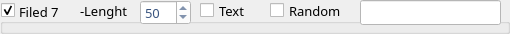
           <widget class="QGroupBox" name="gbFFG_6">
            <property name="enabled">
             <bool>true</bool>
            </property>
            <property name="minimumSize">
             <size>
              <width>200</width>
              <height>25</height>
             </size>
            </property>
            <property name="font">
             <font>
              <family>Sans Serif</family>
              <pointsize>10</pointsize>
              <weight>9</weight>
              <italic>false</italic>
              <bold>false</bold>
             </font>
            </property>
            <property name="title">
             <string>Filed 7</string>
            </property>
            <property name="alignment">
             <set>Qt::AlignBottom|Qt::AlignLeading|Qt::AlignLeft</set>
            </property>
            <property name="flat">
             <bool>true</bool>
            </property>
            <property name="checkable">
             <bool>true</bool>
            </property>
            <widget class="QSpinBox" name="sbxFFG_6">
             <property name="enabled">
              <bool>true</bool>
             </property>
             <property name="geometry">
              <rect>
               <x>140</x>
               <y>0</y>
               <width>51</width>
               <height>25</height>
              </rect>
             </property>
             <property name="styleSheet">
              <string notr="true">background-color: rgb(255, 255, 255);
color: rgb(57, 84, 127);</string>
             </property>
             <property name="minimum">
              <number>1</number>
             </property>
             <property name="maximum">
              <number>255</number>
             </property>
             <property name="value">
              <number>50</number>
             </property>
            </widget>
            <widget class="QLineEdit" name="txtFFG_6">
             <property name="enabled">
              <bool>false</bool>
             </property>
             <property name="geometry">
              <rect>
               <x>360</x>
               <y>0</y>
               <width>141</width>
               <height>25</height>
              </rect>
             </property>
             <property name="styleSheet">
              <string notr="true">background-color: rgb(255, 255, 255);
color: rgb(57, 84, 127);</string>
             </property>
             <property name="inputMask">
              <string/>
             </property>
             <property name="text">
              <string/>
             </property>
             <property name="maxLength">
              <number>32767</number>
             </property>
             <property name="alignment">
              <set>Qt::AlignCenter</set>
             </property>
            </widget>
            <widget class="QLabel" name="labFFG_6">
             <property name="geometry">
              <rect>
               <x>80</x>
               <y>0</y>
               <width>51</width>
               <height>21</height>
              </rect>
             </property>
             <property name="text">
              <string>-Lenght</string>
             </property>
            </widget>
            <widget class="QCheckBox" name="cbxFFG_RANDOM_6">
             <property name="geometry">
              <rect>
               <x>270</x>
               <y>0</y>
               <width>81</width>
               <height>21</height>
              </rect>
             </property>
             <property name="cursor">
              <cursorShape>PointingHandCursor</cursorShape>
             </property>
             <property name="text">
              <string>Random</string>
             </property>
            </widget>
            <widget class="QCheckBox" name="cbxFFG_TEXT_6">
             <property name="geometry">
              <rect>
               <x>200</x>
               <y>0</y>
               <width>61</width>
               <height>21</height>
              </rect>
             </property>
             <property name="cursor">
              <cursorShape>PointingHandCursor</cursorShape>
             </property>
             <property name="text">
              <string>Text</string>
             </property>
            </widget>
           </widget>
